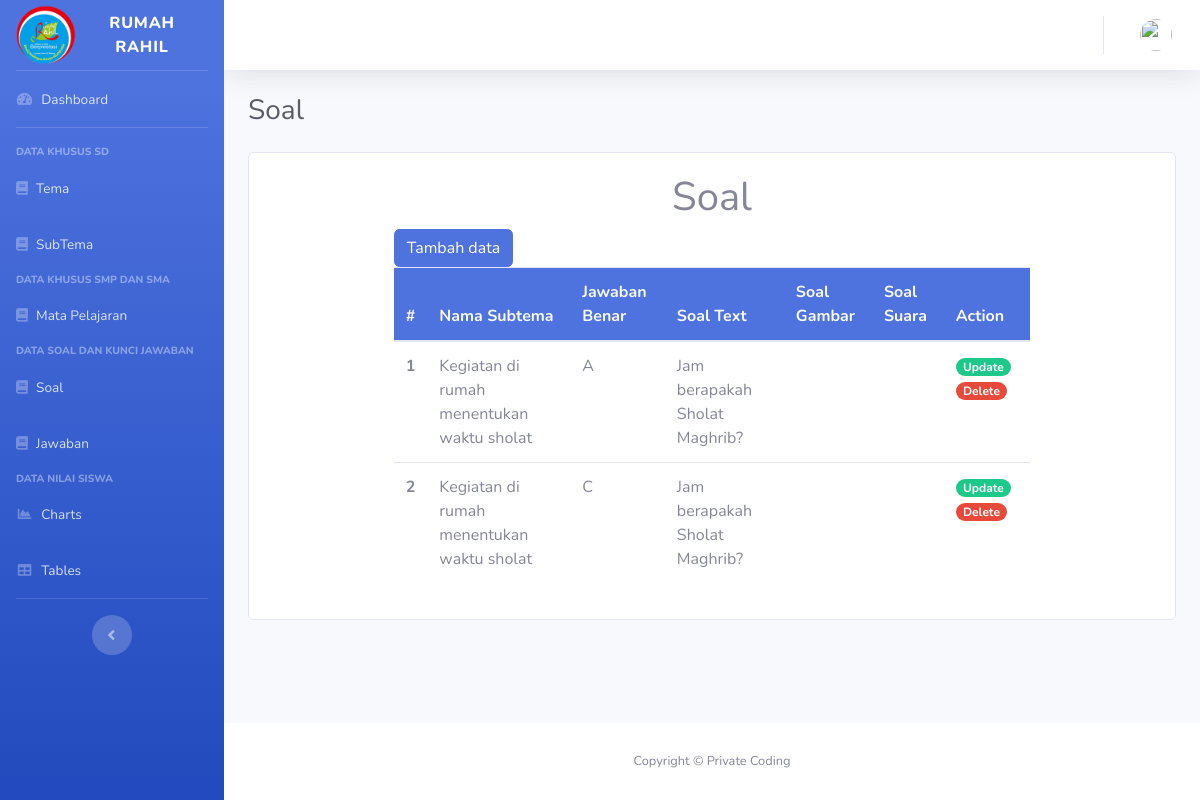
The page /index.php/soal on the database its author committed.
### tables this page shows
CREATE TABLE `tb_soal` (
  `id_soal` int(11) NOT NULL,
  `tingkat_id` int(11) NOT NULL,
  `subtema_id` int(11) NOT NULL,
  `kunci_jawaban_id` int(11) NOT NULL,
  `soal` text NOT NULL,
  `soal_gambar` varchar(256) DEFAULT NULL,
  `soal_suara` varchar(256) DEFAULT NULL
);

CREATE TABLE `tb_subtema` (
  `id_subtema` int(11) NOT NULL,
  `tema_id` int(11) NOT NULL,
  `nama_subtema` varchar(255) NOT NULL
);

CREATE TABLE `tb_kunci_jawaban` (
  `id_kunci_jawaban` int(11) NOT NULL,
  `jawaban_benar` varchar(128) NOT NULL
);

### application/controllers/Soal.php (called while the page is built, shortened)
<?php
class Soal extends CI_Controller
{
    public function index()
    {
        if ($this->input->post('subtema') == null) {
            $data['user'] = $this->db->get_where('tb_user', ['email' => $this->session->userdata('email')])->row_array();
            $data['title'] = 'Soal';
            $data['subtema'] = $this->db->get('tb_subtema')->result_array();
            $data['jawabanBenar'] = $this->db->get('tb_kunci_jawaban')->result_array();
            $data['kelas'] = $this->db->get('tb_tingkat')->result_array();
            $data['soal'] = $this->db->query('SELECT id_soal,subtema_id, kunci_jawaban_id, tingkat_id, nama_tingkat, nama_subtema, jawaban_benar, soal, soal_gambar, soal_suara FROM tb_soal JOIN tb_subtema ON tb_soal.subtema_id = tb_subtema.id_subtema JOIN tb_kunci_jawaban ON tb_soal.kunci_jawaban_id = tb_kunci_jawaban.id_kunci_jawaban JOIN tb_tingkat ON tb_soal.tingkat_id = tb_tingkat.id_tingkat')->result_array();
            $this->load->view('templates/header', $data);
            $this->load->view('templates/sidebar', $data);
            $this->load->view('templates/topbar', $data);
            $this->load->view('soal/index', $data);
            $this->load->view('templates/footer');
        }
    }
}

### index.php (called while the page is built, shortened)
<?php
require_once BASEPATH.'core/CodeIgniter.php';

### application/views/soal/index.php (the view, shortened to what this page needs)
<div class="container-fluid ">
    <h1 class="h3 mb-4 text-gray-800"><?= $title; ?></h1>
    <div class="card mb-3 col-lg">
        <div class="row no-gutters justify-content-center">
            <div class="col-md-9 ">
                <div class="card-body">
                    <h1 class="text-center">Soal</h1>
                    <a href="" class="btn btn-primary" data-toggle="modal" data-target="#createModal">Tambah data</a>
                    <table class="table table-hover">
                        <thead class="bg-primary text-light">
                            <tr>
                                <th scope="col">#</th>
                                <th scope="col">Nama Subtema</th>
                                <th scope="col">Jawaban Benar</th>
                                <th scope="col">Soal Text</th>
                                <th scope="col">Soal Gambar</th>
                                <th scope="col">Soal Suara</th>
                                <th scope="col">Action</th>
                            </tr>
                        </thead>
                        <tbody>
                            <?php $i = 1; ?>
                            <?php foreach ($soal as $s) : ?>
                                <tr>
                                    <th scope="row"><?= $i; ?></th>
                                    <td><?= $s['nama_subtema']; ?></td>
                                    <td><?= $s['jawaban_benar']; ?></td>
                                    <td><?= $s['soal']; ?></td>
                                    <td><?= $s['soal_gambar']; ?></td>
                                    <td><?= $s['soal_suara']; ?></td>
                                    <td>
                                        <a href="" class="badge badge-pill badge-success" data-toggle="modal" data-target="#updateModal<?= $s['id_soal']; ?>">Update</a>
                                        <a href="" class="badge badge-pill badge-danger" data-toggle="modal" data-target="#deleteModal<?= $s['id_soal']; ?>">Delete</a>
                                    </td>
                                </tr>
                                <?php $i++; ?>
                            <?php endforeach; ?>
                        </tbody>
                    </table>
                </div>
            </div>
        </div>
    </div>
</div>
</div>

### rows shown on the page
tb_soal: subtema.nama_subtema "Kegiatan di rumah menentukan waktu sholat", kunci_jawaban.jawaban_benar "A", soal "Jam berapakah Sholat Maghrib?"
tb_soal: subtema.nama_subtema "Kegiatan di rumah menentukan waktu sholat", kunci_jawaban.jawaban_benar "C", soal "Jam berapakah Sholat Maghrib?"

### other values the page prints
$title "Soal"
